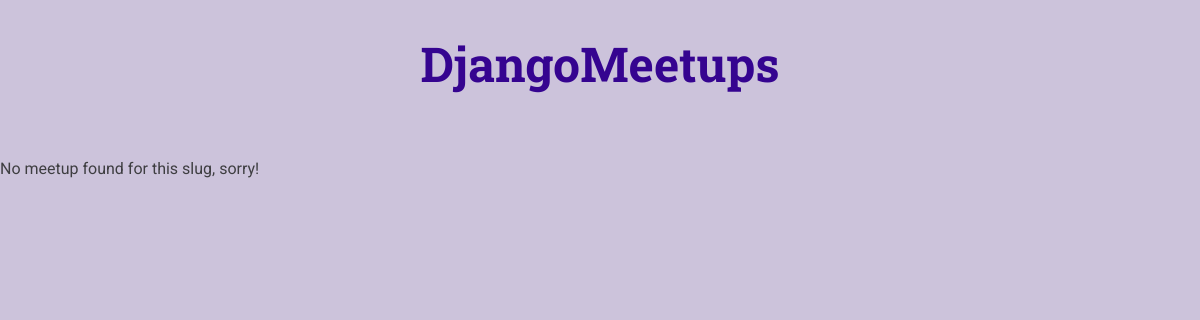
The page /meetups/a-second-meetup on the database as committed earlier.
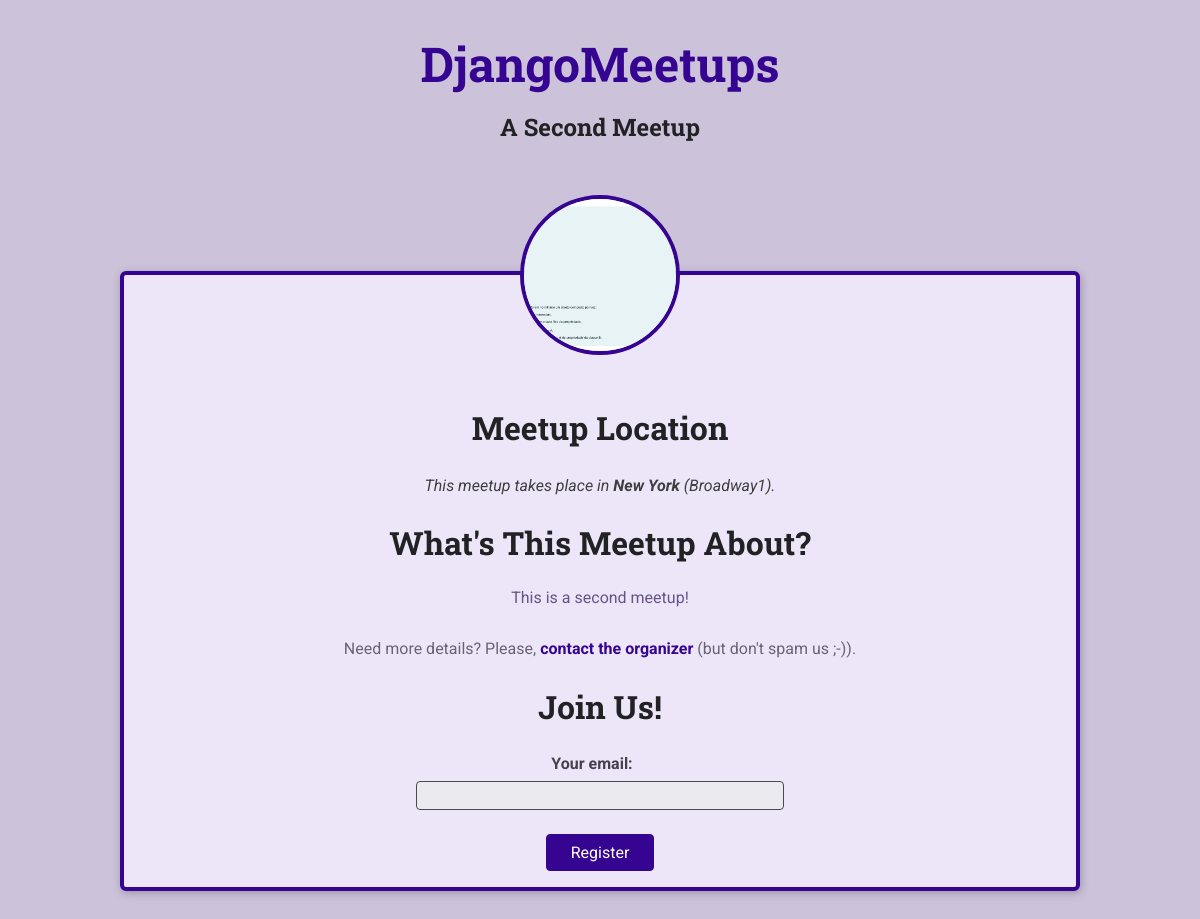
The same page on the database as committed later.
### meetups/models.py (models this page shows, shortened)
class Meetup(models.Model):
    slug = models.SlugField(unique=True)
    title = models.CharField(max_length=200)
    organizer_email = models.EmailField()
    date = models.DateField()
    description = models.TextField()
    image = models.ImageField(upload_to='images')
    location = models.ForeignKey(Location, on_delete=models.CASCADE)
    participants = models.ManyToManyField(Participant, blank=True)

class Location(models.Model):
    name = models.CharField(max_length=200)
    address = models.CharField(max_length=300)

### meetups/views.py (the view, shortened to what this page needs)
# urls.py: path('meetups/<slug:meetup_slug>', views.meetup__details, name='meetup-detail'),
def meetup__details(request, meetup_slug):
    try:
        selected_meetup = Meetup.objects.get(slug=meetup_slug)
        if request.method == 'GET':
            registration_form = RegistrationForm()
        return render(request, 'meetups/meetup-details.html', {
                'meetup_found': True,
                'meetup': selected_meetup,
                'form': registration_form
        })
    except Exception as exception:
        return render(request, 'meetups/meetup-details.html', {
            'meetup_found': False
        })

### meetups/forms.py
class RegistrationForm(forms.Form):
    email = forms.EmailField(label='Your email')

### meetups/templates/meetups/meetup-details.html (shortened to what this page needs)
{% extends 'base.html' %}
{% load static %}
{% block css_files %}
    <link rel="stylesheet" href="{% static 'meetups/styles/meetup-details.css' %}">
{% endblock css_files %}
{% block main_heading %}
    {{ meetup.title }}
{% endblock main_heading %}
{% block content %}
{% if meetup_found %}
    <article>
w        <img id="main-image" src="{{ meetup.image.url }}" alt="{{ meetup.title }}">
        <section id="location">
            <h2>Meetup Location</h2>
            <address>This meetup takes place in <span>{{ meetup.location.name }}</span> ({{ meetup.location.address }}).</address>
        </section>
        <section id="details">
            <h2>What's This Meetup About?</h2>
            <p>{{ meetup.description }}</p>
            <footer>
                <p>Need more details? Please, <a href="mailto:{{ meetup.organizer_email }}">contact the organizer</a> (but don't spam us ;-)).</p>
            </footer>
        </section>
        <section id="registration">
            <h2>Join Us!</h2>
            <form action="{% url 'meetup-detail' meetup.slug %}" method="POST">
                <ul>
                    {{ form.as_ul }}
                </ul>
                <div id="registration-actions">
                    <button>Register</button>
                </div>
            </form>
        </section>
    </article>
{% else %}
<p>No meetup found for this slug, sorry!</p>
{% endif %}
{% endblock content %}

Rows that differ between the two databases and show on the page:
added Meetup: title "A Second Meetup", image (picture), location.name "New York", location.address "Broadway1", description "This is a second meetup!"
Other text that changed with them:
text no longer shown: "No meetup found for this slug, sorry!"
text now shown: "Meetup Location This meetup takes place in ( ). What's This Meetup About? Need more details? Please, contact the organizer (but don't spam us ;-)). Join Us! Your email: Register"
